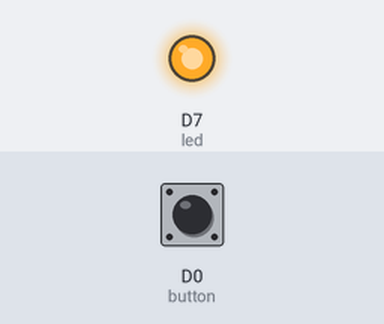
Simulated run of this sketch. Board: ESP8266 (NodeMCU). Parts: output pins drawn as LEDs (lit = HIGH). Dashed ring = blinking. The inputs (shaded band) are chosen by the test bench; at power-on: D0 (button) HIGH.

Above: at 1.2 s.
1.3 s: D0 (button) pulled LOW for 1 s
At 3.1 s:
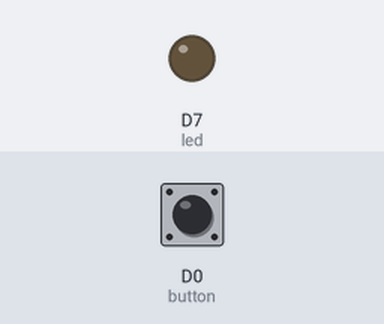
4.3 s: D0 (button) pulled LOW for 0.15 s
At 4.7 s:
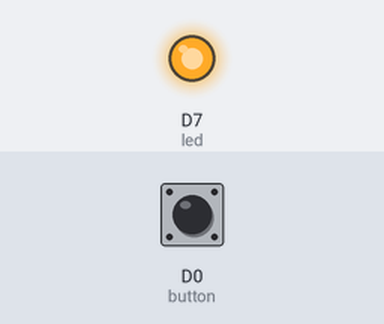
5.9 s: D0 (button) pulled LOW for 3.2 s
At 6.22 s:
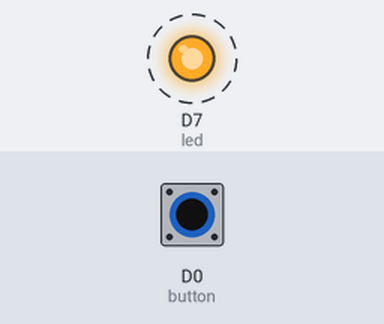
Timing chart, 0 to 10.5 s (numbered marks = the images above; inputs shaded):
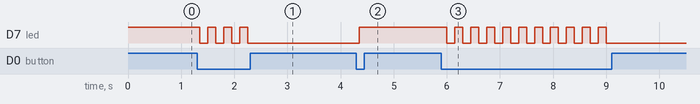

The sketch:

LedSwitchOnButtonPress.ino
```cpp
int button = D0; //button is on pin D0
int led = D7; // blue LED on board is attached to D7
int led_state; //LED state
int button_state; //temp var for button state
int prev_button_state; //temp var for previous button state


void setup() {
    pinMode(button, INPUT_PULLUP);
    pinMode(led, OUTPUT);
    digitalWrite(led, HIGH);
    led_state = 1;
    button_state = digitalRead(button);
}


void loop(){
    prev_button_state = button_state;
    button_state = digitalRead(button); // read the input pin

    if(!button_state) {
        led_state = !led_state;
        digitalWrite(led, led_state); //set the LED to its value
    }
    delay(150);
}
```

Measured:
- after the input at 1.3 s, D7 (led): alternates HIGH for 0.15 s and LOW for 0.15 s, 7 changes in all, then stays LOW, starting after 0.05 s
- after the input at 4.3 s, D7 (led): LOW → HIGH after 0.05 s
- after the input at 5.9 s, D7 (led): alternates HIGH for 0.15 s and LOW for 0.15 s, 21 changes in all, then stays LOW, starting after 0.10 s
